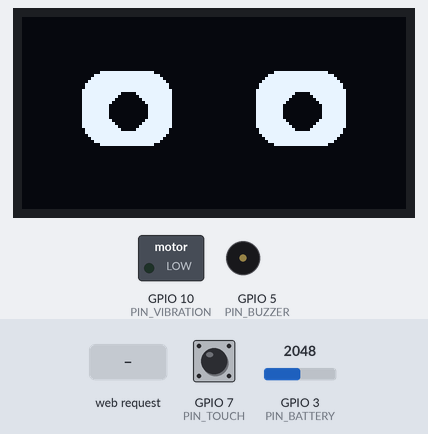
Simulated run of this program. Board: ESP32-C3. Shown: 128×64 one-colour display, switched loads named in the program (green lamp = pin HIGH), buzzer (waves = sounding). The inputs (shaded band) are chosen by the test bench; at power-on: GPIO 7 (PIN_TOUCH) LOW, GPIO 3 (PIN_BATTERY) = 2048 (analog values on the 0–4095 scale). WiFi joins after 1.5 s; servers stay silent unless stated; EEPROM starts erased.

Above: at 4.1 s.
4.2 s: GPIO 7 (PIN_TOUCH) pulled HIGH for 1 s
At 6.5 s:
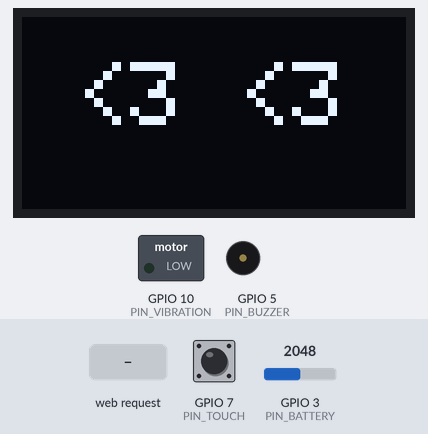
10.8 s: HTTP request GET /face?f=surprised received
At 12.2 s:
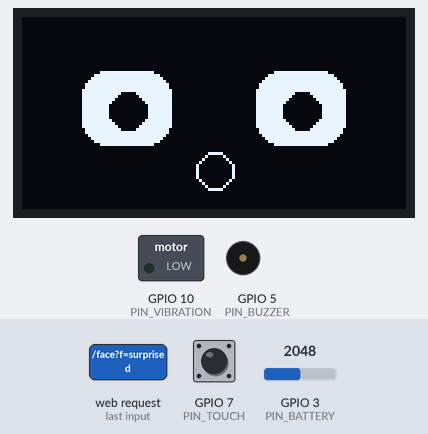
16.4 s: HTTP request GET /face?f=sleepy received
At 17.1 s:
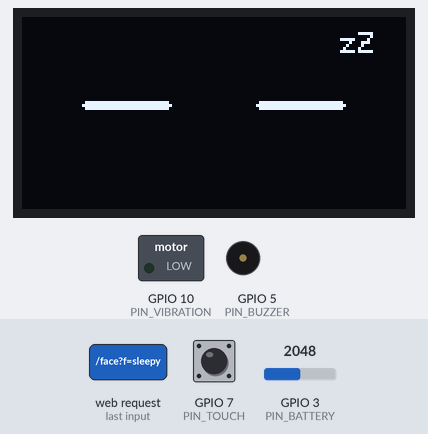
21.5 s: HTTP request GET /face?f=love received
At 26.1 s:
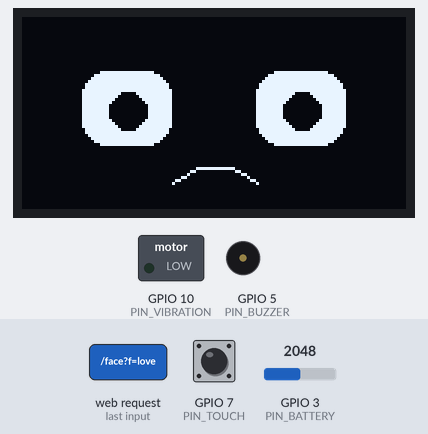
26.5 s: GPIO 7 (PIN_TOUCH) pulled HIGH for 3.2 s
At 29.94 s:
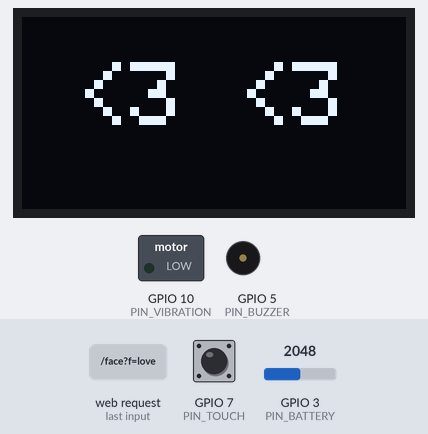
30.3 s: GPIO 7 (PIN_TOUCH) pulled HIGH for 0.15 s
At 32.6 s:
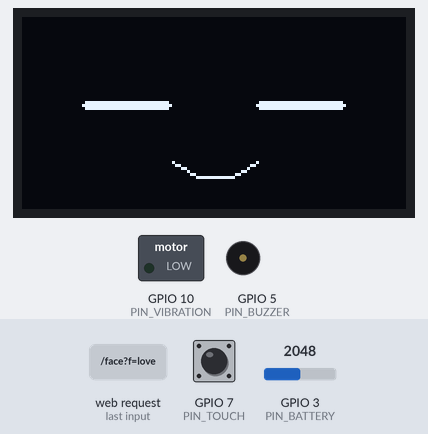
Timing chart, 0 to 33.1 s (numbered marks = the images above; inputs shaded):
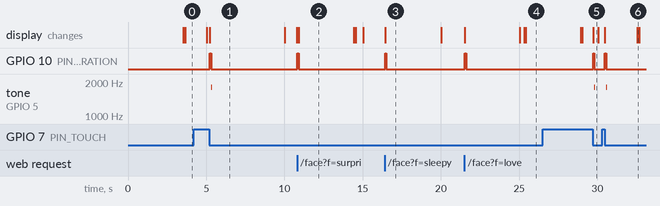

Measured:
- after the input at 4.2 s, GPIO 10 (PIN_VIBRATION): LOW → HIGH after 1.0 s, → LOW 0.08 s later; tone on GPIO 5 (PIN_BUZZER): silent → 1800 Hz after 1.1 s, → silent 0.06 s later; the display: first differs from a run without the input after 1.0 s (image 1)
- after the input at 10.8 s, GPIO 10 (PIN_VIBRATION): LOW → HIGH at once, → LOW 0.08 s later; the display: changes after 0.11 s (image 2)
- after the input at 16.4 s, GPIO 10 (PIN_VIBRATION): LOW → HIGH at once, → LOW 0.08 s later; the display: changes at once (image 3)
- after the input at 21.5 s, GPIO 10 (PIN_VIBRATION): LOW → HIGH at once, → LOW 0.08 s later; the display: first changes at once (image 4 shows a later state)
- after the input at 26.5 s, GPIO 10 (PIN_VIBRATION): LOW → HIGH after 3.2 s, → LOW 0.08 s later; tone on GPIO 5 (PIN_BUZZER): silent → 1800 Hz after 3.3 s, → silent 0.06 s later; the display: first differs from a run without the input after 3.2 s (image 5)
- after the input at 30.3 s, GPIO 10 (PIN_VIBRATION): LOW → HIGH after 0.18 s, → LOW 0.08 s later; tone on GPIO 5 (PIN_BUZZER): silent → 1800 Hz after 0.26 s, → silent 0.06 s later; the display: first changes after 0.18 s (image 6 shows a later state)
- what the display in image 1 shows lasts 4.8 s, from 5.2 s to 10.0 s

The program:

main.cpp
```cpp
#include <Arduino.h>
#include <Wire.h>
#include <WiFi.h>
#include <WebServer.h>
#include <Preferences.h>
#include <Adafruit_GFX.h>
#include <Adafruit_SSD1306.h>
#include "config.h"

Adafruit_SSD1306 display(OLED_WIDTH, OLED_HEIGHT, &Wire, -1);
WebServer server(80);
Preferences prefs;

enum Face { NEUTRAL, HAPPY, SAD, LOVE, SURPRISED, SLEEPY };
Face face = NEUTRAL;
uint32_t lastBlink=0, blinkUntil=0, touchStart=0;
bool lastTouch=false;

void eye(int x,int y,bool closed=false){
  if(closed) display.fillRoundRect(x,y+10,30,3,2,SSD1306_WHITE);
  else { display.fillRoundRect(x,y,30,25,8,SSD1306_WHITE); display.fillCircle(x+15,y+13,6,SSD1306_BLACK); }
}
void drawFace(Face f, bool blink=false){
  display.clearDisplay();
  if(f==LOVE){
    display.setTextSize(3); display.setTextColor(SSD1306_WHITE); display.setCursor(18,15); display.print("<3 <3");
  } else if(f==SLEEPY){
    eye(20,18,true); eye(78,18,true); display.setTextSize(1); display.setCursor(106,5); display.print("zZ");
  } else {
    eye(20,18,blink); eye(78,18,blink);
    if(f==HAPPY){ display.drawLine(50,48,58,53,SSD1306_WHITE); display.drawLine(58,53,70,53,SSD1306_WHITE); display.drawLine(70,53,78,48,SSD1306_WHITE); }
    if(f==SAD){ display.drawLine(50,55,58,50,SSD1306_WHITE); display.drawLine(58,50,70,50,SSD1306_WHITE); display.drawLine(70,50,78,55,SSD1306_WHITE); }
    if(f==SURPRISED) display.drawCircle(64,51,6,SSD1306_WHITE);
  }
  display.display();
}
float batteryVoltage(){
  uint32_t mv=analogReadMilliVolts(PIN_BATTERY);
  return (mv/1000.0f)*((BATTERY_R1+BATTERY_R2)/BATTERY_R2);
}
int batteryPercent(){ return constrain((int)((batteryVoltage()-BATTERY_MIN_V)*100.0f/(BATTERY_MAX_V-BATTERY_MIN_V)),0,100); }
void vibrate(uint16_t ms=80){ digitalWrite(PIN_VIBRATION,HIGH); delay(ms); digitalWrite(PIN_VIBRATION,LOW); }
void beep(uint16_t hz=1800,uint16_t ms=60){ tone(PIN_BUZZER,hz,ms); }

String page(){
  return String("<!doctype html><html lang='pt-BR'><meta name='viewport' content='width=device-width'><style>body{font-family:system-ui;background:#090b10;color:#fff;max-width:700px;margin:40px auto;padding:20px}button{padding:14px;margin:6px;border:0;border-radius:12px} .card{background:#151922;padding:18px;border-radius:18px}</style><h1>Robo Expressivo</h1><div class='card'><p>Firmware ")+FW_VERSION+"</p><p>Bateria: "+batteryPercent()+"% / "+String(batteryVoltage(),2)+" V</p><button onclick=\"fetch('/face?f=happy')\">Feliz</button><button onclick=\"fetch('/face?f=love')\">Amor</button><button onclick=\"fetch('/face?f=surprised')\">Surpreso</button><button onclick=\"fetch('/face?f=sleepy')\">Sono</button></div></html>";
}
void setupWeb(){
  server.on("/",[]{server.send(200,"text/html",page());});
  server.on("/face",[]{String f=server.arg("f"); if(f=="happy")face=HAPPY; else if(f=="love")face=LOVE; else if(f=="surprised")face=SURPRISED; else if(f=="sleepy")face=SLEEPY; else face=NEUTRAL; drawFace(face); vibrate(); server.send(200,"text/plain","OK");});
  server.begin();
}
void setup(){
  Serial.begin(115200); pinMode(PIN_TOUCH,INPUT); pinMode(PIN_VIBRATION,OUTPUT); pinMode(PIN_BUZZER,OUTPUT);
  analogReadResolution(12); Wire.begin(PIN_SDA,PIN_SCL);
  display.begin(SSD1306_SWITCHCAPVCC,OLED_ADDR); drawFace(NEUTRAL);
  prefs.begin("robo",false); String ssid=prefs.getString("ssid",""); String pass=prefs.getString("pass","");
  if(ssid.length()){ WiFi.mode(WIFI_STA); WiFi.begin(ssid.c_str(),pass.c_str()); uint32_t t=millis(); while(WiFi.status()!=WL_CONNECTED && millis()-t<10000) delay(200); }
  if(WiFi.status()!=WL_CONNECTED){ WiFi.mode(WIFI_AP); WiFi.softAP("Robo-Setup"); }
  setupWeb();
}
void loop(){
  server.handleClient(); static uint32_t lastBatCheck=0; if(millis()-lastBatCheck>5000){ lastBatCheck=millis(); if(batteryPercent()<15 && face!=SAD){ face=SAD; drawFace(face); } } bool t=digitalRead(PIN_TOUCH);
  if(t && !lastTouch) touchStart=millis();
  if(!t && lastTouch){ uint32_t d=millis()-touchStart; face=d>800?LOVE:HAPPY; drawFace(face); vibrate(); beep(); }
  lastTouch=t;
  if(millis()-lastBlink>3500 && blinkUntil==0){ blinkUntil=millis()+120; drawFace(face,true); }
  if(blinkUntil && millis()>blinkUntil){ blinkUntil=0; lastBlink=millis(); drawFace(face,false); }
}
```

config.h
```cpp
#pragma once
#define FW_VERSION "0.1.0"
#define DEVICE_NAME "RoboExpressivo"
#define PIN_SDA 8
#define PIN_SCL 9
#define PIN_TOUCH 7
#define PIN_BUZZER 5
#define PIN_VIBRATION 10
#define PIN_BATTERY 3
#define OLED_ADDR 0x3C
#define OLED_WIDTH 128
#define OLED_HEIGHT 64
#define BATTERY_R1 100000.0f
#define BATTERY_R2 100000.0f
#define BATTERY_MIN_V 3.20f
#define BATTERY_MAX_V 4.20f
```
